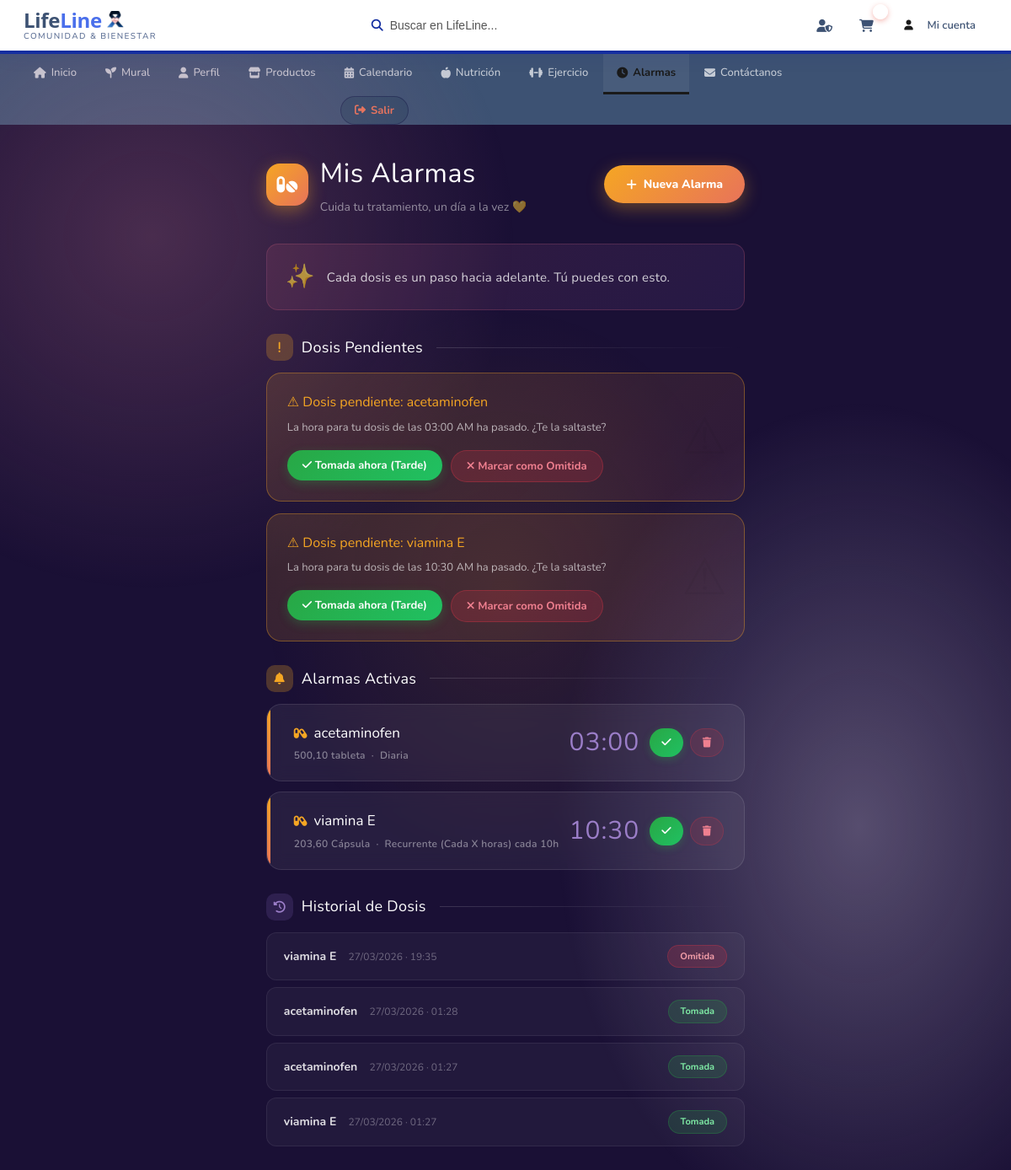
Screenshot of /alarma/ (signed in) with the database file from the repository.
### alarma/models.py (models this page shows, shortened)
class Alarma(models.Model):
    UNIDAD_CHOICES = [
        ('ml',          'ml (mililitros)'),
        ('mg',          'mg (miligramos)'),
        ('comprimido',  'Comprimido'),
        ('capsula',     'Cápsula'),
        ('gota',        'Gota'),
        ('unidad',      'Unidad'),
        ('sobre',       'Sobre'),
        ('ampolla',     'Ampolla'),
    ]
    FRECUENCIA_CHOICES = [
        ('diaria',       'Diaria'),
        ('cada_x_horas', 'Recurrente (Cada X horas)'),
        ('prn',          'Según Necesidad (PRN)'),
    ]
    usuario = models.ForeignKey(
        settings.AUTH_USER_MODEL,
        on_delete=models.CASCADE,
        related_name='alarmas'
    )
    medicamento = models.CharField(max_length=200, verbose_name='Medicamento')
    dosis = models.DecimalField(
        max_digits=8, decimal_places=2, verbose_name='Dosis'
    )
    unidad = models.CharField(
        max_length=15, choices=UNIDAD_CHOICES,
        default='comprimido', verbose_name='Unidad'
    )
    frecuencia = models.CharField(
        max_length=20, choices=FRECUENCIA_CHOICES,
        default='diaria', verbose_name='Frecuencia'
    )
    cada_x_horas = models.PositiveIntegerField(
        null=True, blank=True,
        verbose_name='Cada cuántas horas',
        help_text='Solo si la frecuencia es "Cada X horas"'
    )
    hora_toma = models.TimeField(verbose_name='Hora de toma')
    activa    = models.BooleanField(default=True, verbose_name='Activa')
    fecha_creacion = models.DateTimeField(auto_now_add=True)
    class Meta:
        verbose_name = 'Alarma'
        verbose_name_plural = 'Alarmas'
        ordering = ['hora_toma']

class HistorialDosis(models.Model):
    ESTADO_CHOICES = [
        ('tomada',  'Tomada'),
        ('omitida', 'Omitida'),
        ('tarde',   'Tomada tarde'),
    ]
    alarma = models.ForeignKey(Alarma, on_delete=models.CASCADE, related_name='historial')
    estado = models.CharField(max_length=10, choices=ESTADO_CHOICES)
    fecha  = models.DateField(default=timezone.now)
    hora   = models.TimeField(auto_now_add=True)
    nota   = models.TextField(blank=True, verbose_name='Síntoma / nota')
    class Meta:
        verbose_name = 'Historial de dosis'
        ordering     = ['-fecha', '-hora']

### alarma/views.py (the view)
# urls.py: path('',                          views.vista_alarmas,        name='alarmas'),
@login_required
def vista_alarmas(request):
    alarmas_activas = Alarma.objects.filter(
        usuario=request.user, activa=True
    ).order_by('hora_toma')
    historial = HistorialDosis.objects.filter(
        alarma__usuario=request.user
    ).select_related('alarma')[:20]
    ahora = timezone.now().time()
    hoy   = timezone.now().date()
    pendientes = []
    for alarma in alarmas_activas:
        ya_registrada = HistorialDosis.objects.filter(
            alarma=alarma, fecha=hoy
        ).exists()
        if alarma.hora_toma < ahora and not ya_registrada:
            pendientes.append(alarma)
    return render(request, 'alarma/alarma.html', {
        'alarmas_activas': alarmas_activas,
        'pendientes': pendientes,
        'historial': historial,
    })

### carrito/context_processors.py (called while the page is built)
def carrito_count(request):
    count = 0
    if request.user.is_authenticated:
        try:
            from carrito.models import CarritoItem
            from django.db.models import Sum
            count = CarritoItem.objects.filter(
                usuario=request.user
            ).aggregate(total=Sum('cantidad'))['total'] or 0
        except Exception:
            count = 0
    return {'carrito_count': count}

### templates/alarma/alarma.html (shortened to what this page needs)
{% load static %}
<!DOCTYPE html>
<html lang="es">
<head>
    <link rel="stylesheet" href="https://cdnjs.cloudflare.com/ajax/libs/font-awesome/6.5.1/css/all.min.css">
    <link rel="stylesheet" href="{% static 'css/estilos.css' %}">
</head>
<body>
<div class="particles" id="particles"></div>
<header class="header-bar">
  <div class="logo-wrap">
    <div class="logo-text-wrap">
      <div class="logo-title">
        Life<span style="color: #4a6feb;">Line</span>
        <img class="logol" src="{% static 'imagenes/Group 243 (3).png' %}" alt="logo">
      </div>
      <div class="logo-tagline">Comunidad &amp; Bienestar</div>
    </div>
  </div>
  <div class="search-box">
    <i class="fas fa-search"></i>
    <input type="text" placeholder="Buscar en LifeLine...">
  </div>
  <div class="header-right">
   {% if request.user.is_staff or request.user.rol == 'ADMIN' %}
    <a class="hdr-btn admin-btn" href="{% url 'lista_productos' %}" title="Panel de Administración">
      <i class="fas fa-user-shield"></i>
{% endif %}
    <a class="hdr-btn" href="{% url 'ver_carrito' %}" title="Carrito">
      <i class="fas fa-shopping-cart"></i>
      <span class="cart-badge" id="cart-count">0</span>
    </a>
    <div class="user-chip">
      <div class="user-chip-av"><i class="fas fa-user"></i></div>
      <span>{{ usuario.username|default:"Mi cuenta" }}</span>
    </div>
  </div> </header>
<nav class="main-tabs">
  <a href="{% url 'home' %}" ><i class="fas fa-home"></i> Inicio</a>
  <a href="{% url 'mural' %}"><i class="fas fa-seedling"></i> Mural</a>
  <a href="{% url 'perfil' %}"><i class="fas fa-user"></i> Perfil</a>
  <a href="{% url 'tienda' %}"><i class="fas fa-store"></i> Productos</a>
  <a href="{% url 'calendario' %}"><i class="fas fa-calendar-alt"></i> Calendario</a>
  <a href="{% url 'nutricion' %}"><i class="fas fa-apple-alt"></i> Nutrición</a>
   <a href="{% url 'ejercicio' %}" ><i class="fas fa-dumbbell"></i> Ejercicio</a>
  <a href="{% url 'alarmas' %}"class="active"><i class="fas fa-clock"></i> Alarmas</a>
  <a href="{% url 'contactanos' %}"><i class="fas fa-envelope"></i> Contáctanos</a>
  {% if user.is_authenticated %}
        <form method="post" action="{% url 'logout' %}" style="margin:0;">
            <button type="submit" class="btn-logout"><i class="fas fa-sign-out-alt"></i> Salir</button>
        </form>
        {% endif %}
</nav>
<div class="page-content">
    <div class="page-hero">
        <div class="hero-left">
            <div class="hero-icon-wrap"><i class="fas fa-pills"></i></div>
            <div>
                <div class="hero-title">Mis Alarmas</div>
                <div class="hero-subtitle">Cuida tu tratamiento, un día a la vez 💛</div>
            </div>
        </div>
        <button class="btn-nueva-alarma" onclick="abrirModal()">
            <i class="fas fa-plus"></i> Nueva Alarma
        </button>
    </div>
    <div class="motivational-strip">
        <span class="quote-icon">✨</span>
        <p>Cada dosis es un paso hacia adelante. Tú puedes con esto.</p>
    </div>
    {% if pendientes %}
        <div class="seccion-titulo">
            <span class="icon-badge yellow"><i class="fas fa-exclamation"></i></span>
            Dosis Pendientes
        </div>
        {% for alarma in pendientes %}
        <div class="pendiente-card">
            <div class="pendiente-titulo">⚠ Dosis pendiente: {{ alarma.medicamento }}</div>
            <div class="pendiente-texto">
                La hora para tu dosis de las {{ alarma.hora_toma|time:"h:i A" }} ha pasado. ¿Te la saltaste?
            </div>
            <div class="pendiente-acciones">
                <form method="post" action="{% url 'marcar_dosis' alarma.id %}">
                    <button type="submit" class="btn-tomada">
                        <i class="fas fa-check"></i> Tomada ahora (Tarde)
                    </button>
                </form>
                <form method="post" action="{% url 'marcar_dosis' alarma.id %}">
                    <button type="submit" class="btn-omitida">
                        <i class="fas fa-times"></i> Marcar como Omitida
                    </button>
                </form>
            </div>
        </div>
        {% endfor %}
    {% endif %}
    <div class="seccion-titulo">
        <span class="icon-badge yellow"><i class="fas fa-bell"></i></span>
        Alarmas Activas
    </div>
    {% if alarmas_activas %}
        {% for alarma in alarmas_activas %}
        <div class="alarma-card">
            <div class="alarma-info">
                <div class="alarma-med">
                    <i class="fas fa-capsules"></i> {{ alarma.medicamento }}
                </div>
                <div class="alarma-det">
                    {{ alarma.dosis }} {{ alarma.get_unidad_display }} &nbsp;·&nbsp;
                    {{ alarma.get_frecuencia_display }}
                    {% if alarma.cada_x_horas %} cada {{ alarma.cada_x_horas }}h{% endif %}
                </div>
            </div>
            <div class="alarma-hora">{{ alarma.hora_toma|time:"H:i" }}</div>
            <div class="alarma-acciones">
                <form method="post" action="{% url 'marcar_dosis' alarma.id %}">
                    <button type="submit" class="btn-check" title="Marcar tomada">
                        <i class="fas fa-check"></i>
                    </button>
                </form>
                <form method="post" action="{% url 'eliminar_alarma' alarma.id %}">
                    <button type="submit" class="btn-eliminar-alarma"
                            onclick="return confirm('¿Eliminar esta alarma?')">
                        <i class="fas fa-trash"></i>
                    </button>
                </form>
            </div>
        </div>
        {% endfor %}
    {% else %}
        <div class="empty-state">
            <i class="fas fa-bell-slash"></i>
            <p>No tienes alarmas activas. ¡Crea una nueva!</p>
        </div>
    {% endif %}
    <div class="seccion-titulo">
        <span class="icon-badge blue"><i class="fas fa-history"></i></span>
        Historial de Dosis
    </div>
    {% if historial %}
        {% for registro in historial %}
        <div class="historial-item">
            <div>
                <strong>{{ registro.alarma.medicamento }}</strong>
                <span class="historial-meta">{{ registro.fecha|date:"d/m/Y" }} · {{ registro.hora|time:"H:i" }}</span>
            </div>
            <span class="badge-{{ registro.estado }}">{{ registro.get_estado_display }}</span>
        </div>
        {% endfor %}
    {% else %}
        <div class="empty-state"><p>Aún no hay registros de dosis.</p></div>
    {% endif %}
</div>
</body>
</html>

### static/css/estilos.css (style rules this page uses)
:root { --color-primary: #3d5273; --color-secondary: #5b6e94; --color-accent: #142ea0; --color-menu-bg: #526eaa; --color-text-dark: #1a1a1a; --color-text-light:#555; --color-bg-light: #f0f2f5; --color-top-bar-bg:linear-gradient(135deg,#040418,#102468); --color-light-blue:#72a4d9; --color-gold: #f1c40f; --border-radius-lg:10px; --border-radius-sm:5px; }
* { box-sizing: border-box; margin: 0; padding: 0; }
body { font-family: 'Outfit', 'Segoe UI', Tahoma, Geneva, Verdana, sans-serif; background: #f7f9fc; color: var(--color-text-dark); line-height: 1.6; min-height: 100vh; display: flex; flex-direction: column; }
a { text-decoration: none; }
.header-bar { background: var(--color-top-bar-bg); border-bottom: 4px solid var(--color-accent); padding: 10px 24px; display: flex; justify-content: space-between; align-items: center; position: sticky; top: 0; z-index: 200; box-shadow: 0 2px 20px rgba(20,46,160,.12); }
.search-box { background: rgba(255,255,255,.12); border-radius: 24px; padding: 8px 16px; display: flex; align-items: center; border: 1.5px solid rgba(255,255,255,.2); width: 260px; transition: border-color .2s; }
.search-box i { color: rgba(255,255,255,.7); font-size: 13px; }
.search-box input { border: none; background: none; outline: none; font-size: 14px; color: white; width: 100%; margin-left: 8px; font-family: inherit; }
.search-box input::placeholder { color: rgba(255,255,255,.5); }
.cart-badge { position: absolute; top: -6px; right: -4px; background: #e74c3c; color: white; border-radius: 50%; width: 18px; height: 18px; font-size: 10px; font-weight: 700; display: flex; align-items: center; justify-content: center; border: 2px solid var(--color-top-bar-bg); font-family: inherit; }
.btn-logout { background: rgba(220,53,69,.12); color: white; border: 1.5px solid rgba(220,53,69,.35); padding: 7px 14px; border-radius: 8px; font-size: 13px; font-weight: 600; cursor: pointer; display: flex; align-items: center; gap: 6px; transition: all .2s ease; font-family: inherit; white-space: nowrap; }
.main-tabs { background-color: #2d3e5f; display: flex; padding: 0 20px; flex-wrap: wrap; overflow-x: auto; }
.main-tabs a { color: rgba(255,255,255,.75); padding: 11px 15px; font-weight: 600; font-size: 13px; border-bottom: 3px solid transparent; transition: background .2s, color .2s, border-color .2s; display: flex; align-items: center; gap: 6px; white-space: nowrap; }
.main-tabs a.active { background: var(--color-menu-bg); color: var(--color-gold); border-bottom-color: var(--color-gold); font-weight: 700; }

### rows the page displays
Alarma: medicamento "acetaminofen", hora_toma "03:00 AM", dosis "500,10", unidad "tableta", frecuencia "Diaria", hora_toma "03:00"
Alarma: medicamento "viamina E", hora_toma "10:30 AM", dosis "203,60", unidad "Cápsula", frecuencia "Recurrente (Cada X horas)", cada_x_horas "10", hora_toma "10:30"
HistorialDosis: alarma.medicamento "viamina E", fecha "27/03/2026", hora "19:35", estado "Omitida"
HistorialDosis: alarma.medicamento "acetaminofen", fecha "27/03/2026", hora "01:28", estado "Tomada"
HistorialDosis: alarma.medicamento "acetaminofen", fecha "27/03/2026", hora "01:27", estado "Tomada"
HistorialDosis: alarma.medicamento "viamina E", fecha "27/03/2026", hora "01:27", estado "Tomada"

### other values shown
{{ usuario.username|default:"Mi cuenta" }} "Mi cuenta"
